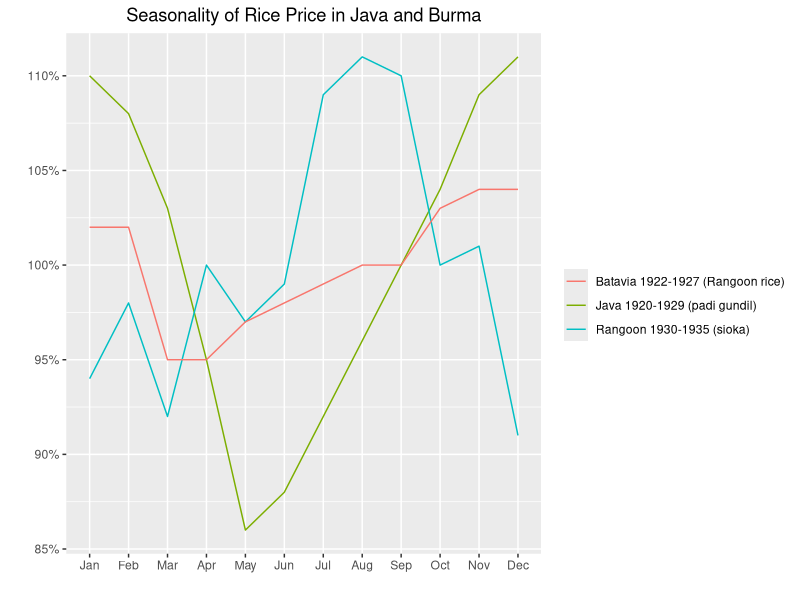
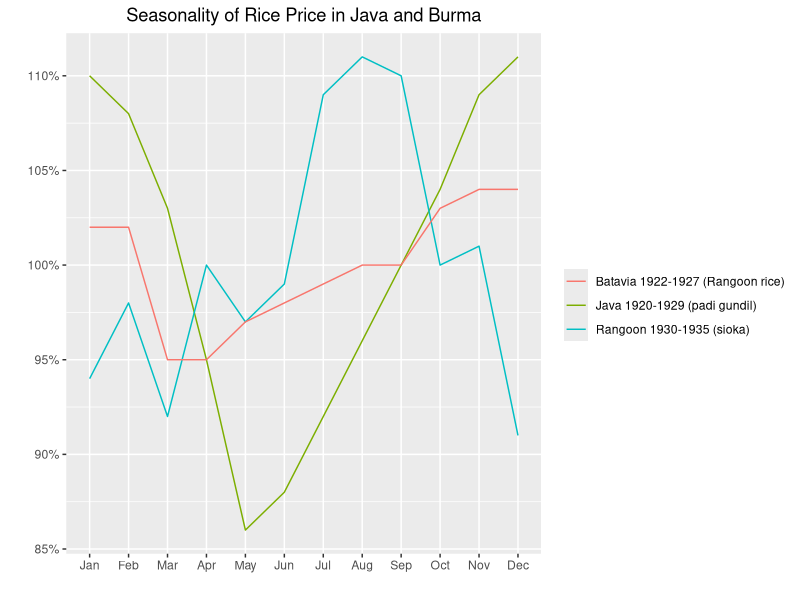

Reproduce these figures in R, in order.
# import packages
library(ggplot2)

# set up the working directory
getwd()
setwd("project_folder")
getwd()

df <- read.csv(
      file="05.csv",
      stringsAsFactors = FALSE
      )

# check dataFrame after loading data, optional
str(df)

# add a column, convert int/num to char with corresponding month
df$mlabels = month.abb[df$month]

ggplot(df, aes(x = month)) + 
geom_line(aes( y = gundil, colour="Java 1920-1929 (padi gundil)")) + 
geom_line(aes( y = sioka, colour="Rangoon 1930-1935 (sioka)")) + 
geom_line(aes( y = rangoon, colour="Batavia 1922-1927 (Rangoon rice)")) +

#  label for y and x axis
ylab (label = "") + 
xlab (label = "") + 
# legend title
labs(colour = "") + 
# chart title
labs(title = "Seasonality of Rice Price in Java and Burma") + 
# centering the chart title
theme(plot.title = element_text(hjust = 0.5)) +
# customizing ticks on x-axis with labels 
scale_x_discrete(limits=df$mlabels) +
# customizing ticks on y-axis to percentages
scale_y_continuous(breaks=seq(0.85,1.15,0.05),labels = scales::percent) +
# colors 
scale_colour_manual(values=c("#F8766D", "#7CAE00", "#00BFC4"))

ggsave("plot.jpg", width=9, height=6, dpi=300)




